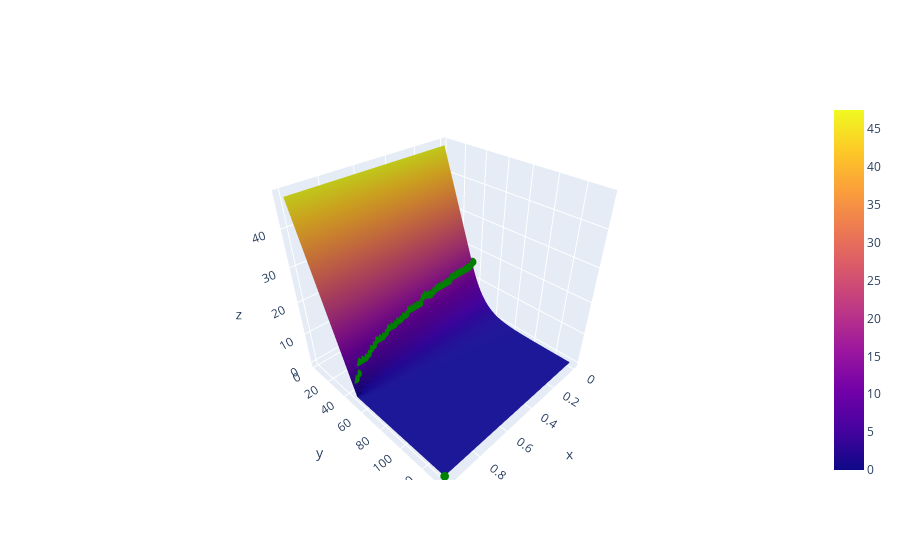

Notebook code for this chart:
### Code cell
V = V[:400, :]
S_array = S_array[:400]
stop_line_V, stop_line_S = find_early_exercise(V, S_array, t_array, K)

import plotly.graph_objects as go
surface = go.Surface(z=V, x=t_array, y=S_array)
curve = go.Scatter3d(z=stop_line_V, x=t_array, y=stop_line_S, mode="markers", marker=dict(size=3,color="green"))
fig = go.Figure([surface, curve])
fig.show()
